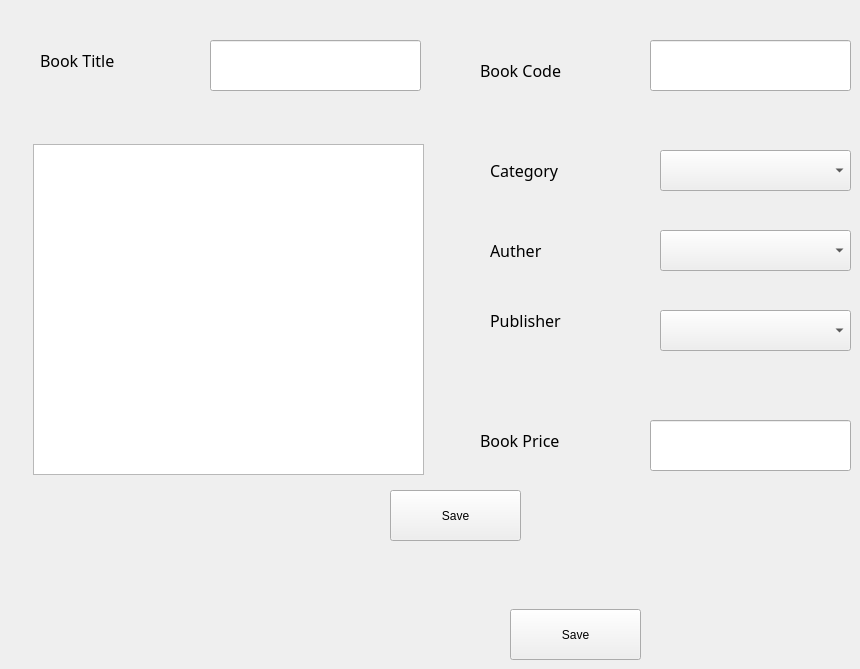
      <widget class="QWidget" name="tab_5">
       <attribute name="title">
        <string>Add Book</string>
       </attribute>
       <widget class="QLineEdit" name="lineEdit_7">
        <property name="geometry">
         <rect>
          <x>210</x>
          <y>40</y>
          <width>211</width>
          <height>51</height>
         </rect>
        </property>
       </widget>
       <widget class="QLineEdit" name="lineEdit_8">
        <property name="geometry">
         <rect>
          <x>650</x>
          <y>40</y>
          <width>201</width>
          <height>51</height>
         </rect>
        </property>
       </widget>
       <widget class="QComboBox" name="comboBox_6">
        <property name="geometry">
         <rect>
          <x>660</x>
          <y>230</y>
          <width>191</width>
          <height>41</height>
         </rect>
        </property>
       </widget>
       <widget class="QLabel" name="label_10">
        <property name="geometry">
         <rect>
          <x>490</x>
          <y>150</y>
          <width>151</width>
          <height>41</height>
         </rect>
        </property>
        <property name="font">
         <font>
          <family>Sans Serif</family>
          <pointsize>12</pointsize>
         </font>
        </property>
        <property name="text">
         <string>Category</string>
        </property>
       </widget>
       <widget class="QLabel" name="label_11">
        <property name="geometry">
         <rect>
          <x>480</x>
          <y>50</y>
          <width>141</width>
          <height>41</height>
         </rect>
        </property>
        <property name="font">
         <font>
          <family>Sans Serif</family>
          <pointsize>12</pointsize>
         </font>
        </property>
        <property name="text">
         <string>Book Code</string>
        </property>
       </widget>
       <widget class="QPushButton" name="pushButton_8">
        <property name="geometry">
         <rect>
          <x>510</x>
          <y>609</y>
          <width>131</width>
          <height>51</height>
         </rect>
        </property>
        <property name="text">
         <string>Save</string>
        </property>
       </widget>
       <widget class="QLabel" name="label_12">
        <property name="geometry">
         <rect>
          <x>40</x>
          <y>40</y>
          <width>141</width>
          <height>41</height>
         </rect>
        </property>
        <property name="font">
         <font>
          <family>Sans Serif</family>
          <pointsize>12</pointsize>
         </font>
        </property>
        <property name="text">
         <string>Book Title</string>
        </property>
       </widget>
       <widget class="QLineEdit" name="lineEdit_9">
        <property name="geometry">
         <rect>
          <x>650</x>
          <y>420</y>
          <width>201</width>
          <height>51</height>
         </rect>
        </property>
       </widget>
       <widget class="QLabel" name="label_13">
        <property name="geometry">
         <rect>
          <x>480</x>
          <y>420</y>
          <width>141</width>
          <height>41</height>
         </rect>
        </property>
        <property name="font">
         <font>
          <family>Sans Serif</family>
          <pointsize>12</pointsize>
         </font>
        </property>
        <property name="text">
         <string>Book Price</string>
        </property>
       </widget>
       <widget class="QLabel" name="label_14">
        <property name="geometry">
         <rect>
          <x>490</x>
          <y>230</y>
          <width>141</width>
          <height>41</height>
         </rect>
        </property>
        <property name="font">
         <font>
          <family>Sans Serif</family>
          <pointsize>12</pointsize>
         </font>
        </property>
        <property name="text">
         <string>Auther</string>
        </property>
       </widget>
       <widget class="QLabel" name="label_15">
        <property name="geometry">
         <rect>
          <x>490</x>
          <y>300</y>
          <width>141</width>
          <height>41</height>
         </rect>
        </property>
        <property name="font">
         <font>
          <family>Sans Serif</family>
          <pointsize>12</pointsize>
         </font>
        </property>
        <property name="text">
         <string>Publisher</string>
        </property>
       </widget>
       <widget class="QComboBox" name="comboBox_7">
        <property name="geometry">
         <rect>
          <x>660</x>
          <y>310</y>
          <width>191</width>
          <height>41</height>
         </rect>
        </property>
       </widget>
       <widget class="QComboBox" name="comboBox_8">
        <property name="geometry">
         <rect>
          <x>660</x>
          <y>150</y>
          <width>191</width>
          <height>41</height>
         </rect>
        </property>
       </widget>
       <widget class="QPushButton" name="pushButton_9">
        <property name="geometry">
         <rect>
          <x>390</x>
          <y>490</y>
          <width>131</width>
          <height>51</height>
         </rect>
        </property>
        <property name="text">
         <string>Save</string>
        </property>
       </widget>
       <widget class="QTextEdit" name="textEdit">
        <property name="geometry">
         <rect>
          <x>33</x>
          <y>144</y>
          <width>391</width>
          <height>331</height>
         </rect>
        </property>
       </widget>
      </widget>
